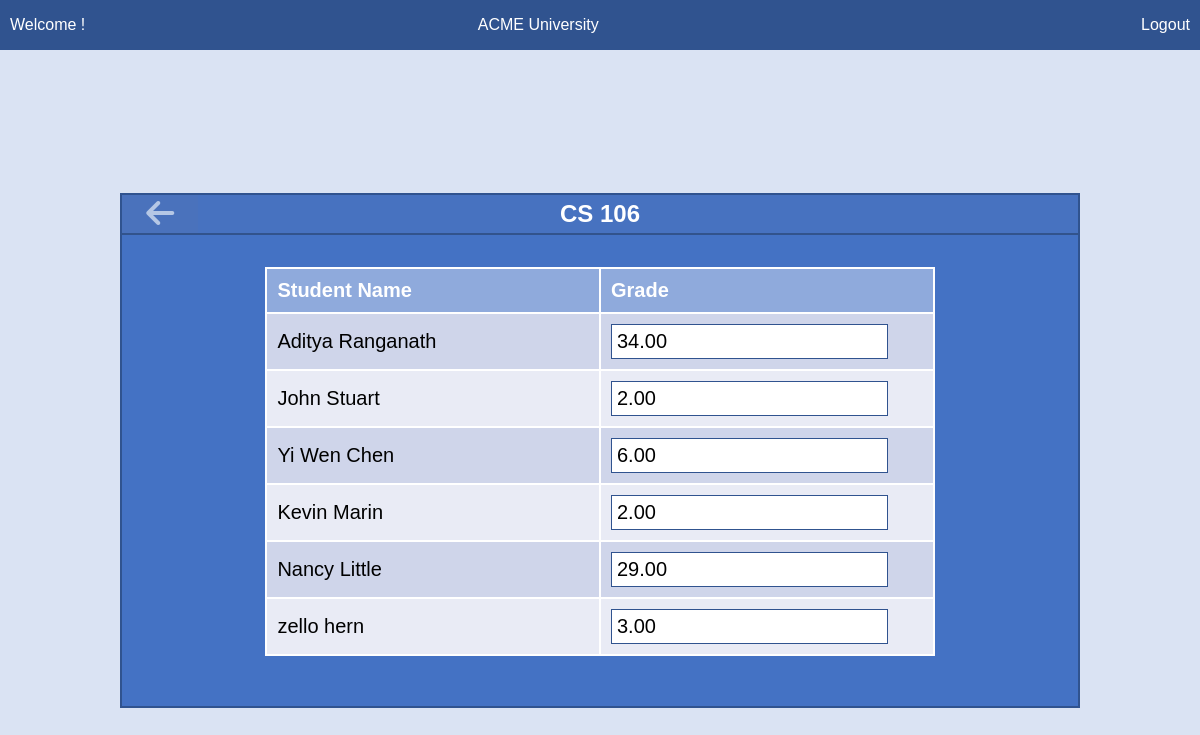
The page /editGrade/1/ (signed in) on the database its author committed.
### base/models.py (models this page shows, shortened)
class Course(models.Model):
    instructor = models.ForeignKey(Teacher, on_delete=models.CASCADE, related_name='courses')
    course = models.CharField(max_length=100)
    students = models.ManyToManyField('Student', related_name='courses')
    schedule = models.CharField(max_length=100, blank=True, null=True)
    capacity = models.IntegerField()
    def __str__(self):
        return str(self.course)

class Enrollment(models.Model):
    student = models.ForeignKey(Student, on_delete=models.CASCADE, related_name='enrollments')
    course = models.ForeignKey(Course, on_delete=models.CASCADE, related_name='enrollments')
    grade = models.DecimalField(max_digits=5, decimal_places=2, null=True, blank=True)
    class Meta:
        unique_together = ('student', 'course')

class Student(models.Model):
    student_user = models.OneToOneField(User, on_delete=models.CASCADE, related_name='student')
    username = models.CharField(max_length=200, blank=True, null=True)
    first_name = models.CharField(max_length=200, blank=True, null=True)

### base/views.py (the view)
# urls.py: path('editGrade/<int:course_id>/', views.editGrade, name='editGrade'),
@login_required(login_url='login')
def editGrade(request, course_id):
    course = Course.objects.get(id=course_id)
    enrollments = Enrollment.objects.filter(course=course)
    if request.method == 'POST':
        formset = EnrollmentFormSet(request.POST, queryset=enrollments)
        if formset.is_valid():
            formset.save()
            return redirect('home')
        else:
            print(formset.errors)
    else:
        formset = EnrollmentFormSet(queryset=enrollments)
    context = {'enrollments': enrollments, 'formset': formset, 'course': course}
    return render(request, 'base/editing.html', context)

### base/templates/base/editing.html (shortened to what this page needs)
  {% extends 'main.html' %} {% block content %}
  <div class="flex-container">
  <div class="mid-container">
  <div class="title-container">
    <div class="item">
        <button class="click" id="button4" onclick="submitForm(event)"><i class="fas fa-arrow-left arrow-icon" style="color: rgb(181, 199, 229);"></i></i></button>
      <h2 id="button3" >{{course}}</h2>
  </div>
</div>
  <div class="table-container">
    <form method="post">
        <table id="first">
            <col style="width: 50%" />
            <col style="width: 50%" />
            <tr>
                <th>Student Name</th>
                <th>Grade</th>
            </tr>
            {% for form in formset %}
                <tr>
                    <td>{{ form.instance.student.username }}</td>
                    <td>{{ form.grade }}</td>
                </tr>
            {% endfor %}
        </table>
    </form>
</div>
</div>
</div>
{% endblock %}

### static/styles/second.css (style rules this page uses)
* { box-sizing: border-box; margin: 0; padding: 0; }
body { font-family: Arial, Helvetica, sans-serif; }
.flex-container { background-color: rgb(218, 227, 243); display: flex; height: 100vh; justify-content: center; align-items: center; }
.mid-container { display: grid; grid-template-rows: auto 1fr; justify-items: center; min-width: 80vw; min-height: 60vh; background-color: rgb(68, 114, 196); border: 2px solid rgb(48, 83, 143); }
.title-container { position: relative; background-color: white; width: 100%; display: flex; text-align: center; }
.item { width: 100%; display: flex; align-items: center; }
input { font-size: 20px; border: 1.9px solid rgb(48, 83, 143); padding: 5px; }
.table-container { width: 100%; overflow-x: auto; text-align: center; }
table { margin: 50px; margin-top: 4vh; min-width: 70%; min-height: 80%; border-collapse: collapse; display: inline-table; font-size: 20px; }
td { border: 2px solid white; padding: 10px; text-align: start; }
th { color: white; border: 2px solid white; padding: 10px; text-align: start; background-color: rgb(143, 170, 220); }
tr:nth-child(even) { background-color: rgb(207, 213, 234); }
tr:nth-child(odd) { background-color: rgb(233, 235, 245); }
button { font-size: 24px; }
.arrow-icon { font-size: 2rem; }
#button3 { display: flex; justify-content: center; align-items: center; color: white; background-color: rgb(71, 114, 192); width: 100%; min-height: 5vh; border-top: none; border-left: none; border-right: none; border-bottom: 2px solid rgb(50, 83, 140); }
#button4 { position: absolute; left: 0; height: 100%; width: 8%; border:none; border-bottom: 2px solid rgb(50, 83, 140); ; background-color: rgb(74, 114, 188); }

### rows shown on the page
Course: course "CS 106"
Enrollment: instance.student.username "Aditya Ranganath"
Enrollment: instance.student.username "John Stuart"
Enrollment: instance.student.username "Yi Wen Chen"
Enrollment: instance.student.username "Kevin Marin"
Enrollment: instance.student.username "Nancy Little"
Enrollment: instance.student.username "zello hern"
